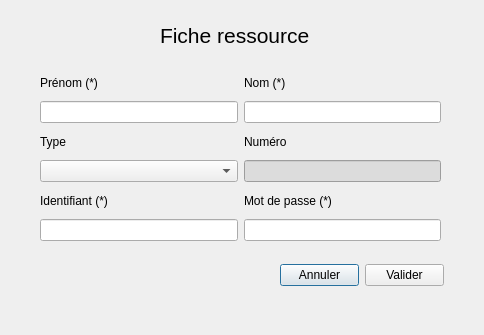
<?xml version="1.0" encoding="UTF-8"?>
<ui version="4.0">
 <class>ResourceDialog</class>
 <widget class="QDialog" name="ResourceDialog">
  <property name="geometry">
   <rect>
    <x>0</x>
    <y>0</y>
    <width>484</width>
    <height>335</height>
   </rect>
  </property>
  <property name="windowTitle">
   <string>Dialog</string>
  </property>
  <widget class="QWidget" name="gridLayoutWidget">
   <property name="geometry">
    <rect>
     <x>40</x>
     <y>70</y>
     <width>401</width>
     <height>171</height>
    </rect>
   </property>
   <layout class="QGridLayout" name="gridLayout">
    <item row="3" column="1">
     <widget class="QComboBox" name="resourceTypeComboBox"/>
    </item>
    <item row="3" column="2">
     <widget class="QLineEdit" name="resourceIdLineEdit">
      <property name="styleSheet">
       <string notr="true">background: rgb(220, 220, 220);</string>
      </property>
      <property name="readOnly">
       <bool>true</bool>
      </property>
     </widget>
    </item>
    <item row="4" column="2">
     <widget class="QLabel" name="userPasswordLabel">
      <property name="text">
       <string>Mot de passe (*)</string>
      </property>
     </widget>
    </item>
    <item row="4" column="1">
     <widget class="QLabel" name="userLoginLabel">
      <property name="text">
       <string>Identifiant (*)</string>
      </property>
     </widget>
    </item>
    <item row="1" column="2">
     <widget class="QLineEdit" name="resourceNameLineEdit"/>
    </item>
    <item row="0" column="1">
     <widget class="QLabel" name="resourceFirstnameLabel">
      <property name="text">
       <string>Prénom (*)</string>
      </property>
     </widget>
    </item>
    <item row="2" column="1">
     <widget class="QLabel" name="resourceTypeLabel">
      <property name="text">
       <string>Type</string>
      </property>
     </widget>
    </item>
    <item row="1" column="1">
     <widget class="QLineEdit" name="resourceFirstnameLineEdit"/>
    </item>
    <item row="0" column="2">
     <widget class="QLabel" name="resourceNameLabel">
      <property name="text">
       <string>Nom (*)</string>
      </property>
     </widget>
    </item>
    <item row="2" column="2">
     <widget class="QLabel" name="resourceIdLabel">
      <property name="text">
       <string>Numéro</string>
      </property>
     </widget>
    </item>
    <item row="5" column="1">
     <widget class="QLineEdit" name="userLoginLineEdit">
      <property name="styleSheet">
       <string notr="true"/>
      </property>
      <property name="readOnly">
       <bool>false</bool>
      </property>
     </widget>
    </item>
    <item row="5" column="2">
     <widget class="QLineEdit" name="userPasswordLineEdit">
      <property name="styleSheet">
       <string notr="true"/>
      </property>
      <property name="readOnly">
       <bool>false</bool>
      </property>
     </widget>
    </item>
   </layout>
  </widget>
  <widget class="QLabel" name="resourceDialogHeader">
   <property name="geometry">
    <rect>
     <x>160</x>
     <y>20</y>
     <width>161</width>
     <height>31</height>
    </rect>
   </property>
   <property name="font">
    <font>
     <pointsize>16</pointsize>
    </font>
   </property>
   <property name="text">
    <string>Fiche ressource</string>
   </property>
  </widget>
  <widget class="QWidget" name="horizontalLayoutWidget">
   <property name="geometry">
    <rect>
     <x>280</x>
     <y>260</y>
     <width>164</width>
     <height>31</height>
    </rect>
   </property>
   <layout class="QHBoxLayout" name="horizontalLayout">
    <item>
     <widget class="QPushButton" name="cancelResourceEditionButton">
      <property name="text">
       <string>Annuler</string>
      </property>
     </widget>
    </item>
    <item>
     <spacer name="horizontalSpacer">
      <property name="orientation">
       <enum>Qt::Horizontal</enum>
      </property>
      <property name="sizeHint" stdset="0">
       <size>
        <width>40</width>
        <height>20</height>
       </size>
      </property>
     </spacer>
    </item>
    <item>
     <widget class="QPushButton" name="validateResourceEditionButton">
      <property name="text">
       <string>Valider</string>
      </property>
      <property name="default">
       <bool>false</bool>
      </property>
     </widget>
    </item>
   </layout>
  </widget>
 </widget>
 <tabstops>
  <tabstop>resourceFirstnameLineEdit</tabstop>
  <tabstop>resourceNameLineEdit</tabstop>
  <tabstop>resourceTypeComboBox</tabstop>
  <tabstop>resourceIdLineEdit</tabstop>
  <tabstop>userLoginLineEdit</tabstop>
  <tabstop>userPasswordLineEdit</tabstop>
  <tabstop>validateResourceEditionButton</tabstop>
  <tabstop>cancelResourceEditionButton</tabstop>
 </tabstops>
 <resources/>
 <connections/>
</ui>
